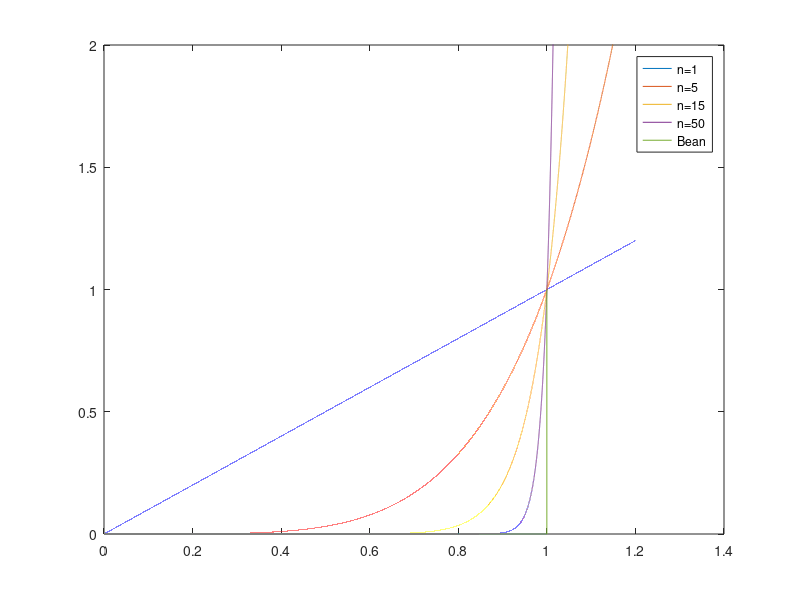

MATLAB code to generate this figure:
x = 0:0.00001:1.2;

y1=x;
y2=x.^5;
y3=x.^15;
y4=x.^50;
y5=x.^Inf;

clf
plot(x,y1,x,y2,x,y3,x,y4,x,y5)
ylim([0 2])
legend('n=1','n=5','n=15','n=50','Bean')